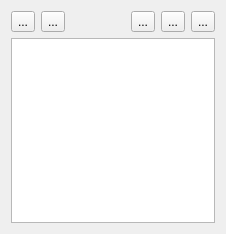
<?xml version="1.0" encoding="UTF-8"?>
<ui version="4.0">
 <class>DynamicElementTextItemEditor</class>
 <widget class="QWidget" name="DynamicElementTextItemEditor">
  <property name="geometry">
   <rect>
    <x>0</x>
    <y>0</y>
    <width>226</width>
    <height>234</height>
   </rect>
  </property>
  <property name="windowTitle">
   <string>Properties cross references</string>
  </property>
  <layout class="QVBoxLayout" name="verticalLayout">
   <item>
    <layout class="QHBoxLayout" name="horizontalLayout">
     <item>
      <widget class="QToolButton" name="m_export_pb">
       <property name="toolTip">
        <string>Export the current text configuration</string>
       </property>
       <property name="text">
        <string>...</string>
       </property>
       <property name="icon">
        <iconset resource="../../qelectrotech.qrc">
         <normaloff>:/ico/16x16/document-save.png</normaloff>:/ico/16x16/document-save.png</iconset>
       </property>
      </widget>
     </item>
     <item>
      <widget class="QToolButton" name="m_import_pb">
       <property name="toolTip">
        <string>Import a text configuration</string>
       </property>
       <property name="text">
        <string>...</string>
       </property>
       <property name="icon">
        <iconset resource="../../qelectrotech.qrc">
         <normaloff>:/ico/16x16/folder-open.png</normaloff>:/ico/16x16/folder-open.png</iconset>
       </property>
      </widget>
     </item>
     <item>
      <spacer name="horizontalSpacer_2">
       <property name="orientation">
        <enum>Qt::Horizontal</enum>
       </property>
       <property name="sizeHint" stdset="0">
        <size>
         <width>40</width>
         <height>20</height>
        </size>
       </property>
      </spacer>
     </item>
     <item>
      <widget class="QToolButton" name="m_add_text">
       <property name="toolTip">
        <string>Add text</string>
       </property>
       <property name="text">
        <string>...</string>
       </property>
       <property name="icon">
        <iconset resource="../../qelectrotech.qrc">
         <normaloff>:/ico/22x22/textfield.png</normaloff>:/ico/22x22/textfield.png</iconset>
       </property>
      </widget>
     </item>
     <item>
      <widget class="QToolButton" name="m_add_group">
       <property name="toolTip">
        <string>Add a group of texts</string>
       </property>
       <property name="text">
        <string>...</string>
       </property>
       <property name="icon">
        <iconset resource="../../qelectrotech.qrc">
         <normaloff>:/ico/16x16/object-group.png</normaloff>:/ico/16x16/object-group.png</iconset>
       </property>
      </widget>
     </item>
     <item>
      <widget class="QToolButton" name="m_remove_selection">
       <property name="toolTip">
        <string>Delete selection</string>
       </property>
       <property name="text">
        <string>...</string>
       </property>
       <property name="icon">
        <iconset resource="../../qelectrotech.qrc">
         <normaloff>:/ico/16x16/list-remove.png</normaloff>:/ico/16x16/list-remove.png</iconset>
       </property>
      </widget>
     </item>
    </layout>
   </item>
   <item>
    <widget class="QTreeView" name="m_tree_view">
     <property name="editTriggers">
      <set>QAbstractItemView::CurrentChanged|QAbstractItemView::SelectedClicked</set>
     </property>
     <property name="dragDropMode">
      <enum>QAbstractItemView::DragDrop</enum>
     </property>
     <property name="alternatingRowColors">
      <bool>true</bool>
     </property>
     <property name="animated">
      <bool>true</bool>
     </property>
     <attribute name="headerTofaultSectionSize">
      <number>150</number>
     </attribute>
    </widget>
   </item>
   <item>
    <layout class="QHBoxLayout" name="m_im_exp_layout"/>
   </item>
  </layout>
 </widget>
 <resources>
  <include location="../../qelectrotech.qrc"/>
 </resources>
 <connections/>
</ui>
